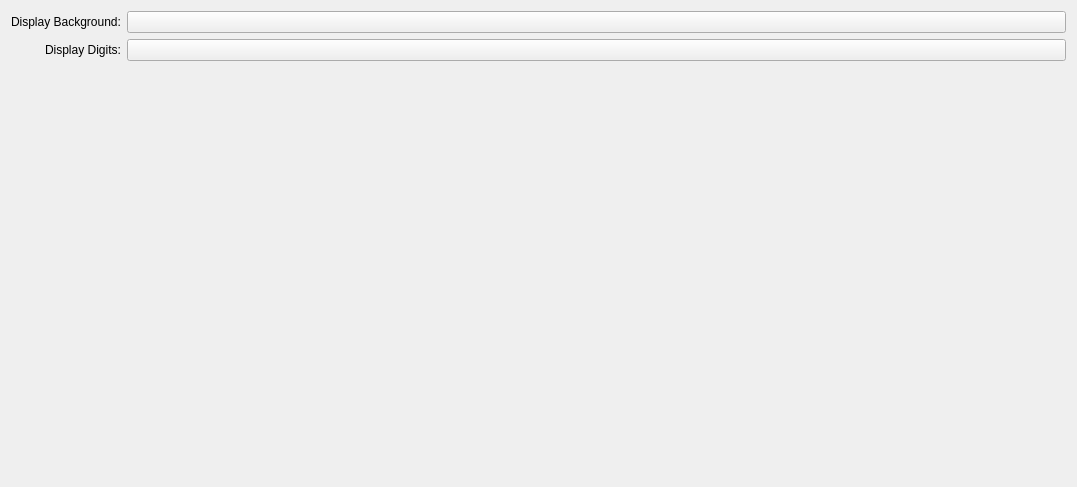
<?xml version="1.0" encoding="UTF-8"?>
<ui version="4.0">
 <class>ColorSettings</class>
 <widget class="QWidget" name="ColorSettings">
  <property name="geometry">
   <rect>
    <x>0</x>
    <y>0</y>
    <width>1077</width>
    <height>487</height>
   </rect>
  </property>
  <layout class="QFormLayout" name="formLayout">
   <property name="labelAlignment">
    <set>Qt::AlignRight|Qt::AlignTrailing|Qt::AlignVCenter</set>
   </property>
   <item row="0" column="0">
    <widget class="QLabel" name="label">
     <property name="text">
      <string>Display Background:</string>
     </property>
    </widget>
   </item>
   <item row="0" column="1">
    <widget class="KColorButton" name="kcfg_backgroundColor">
     <property name="toolTip">
      <string>Background color of the stopwatch display</string>
     </property>
    </widget>
   </item>
   <item row="1" column="0">
    <widget class="QLabel" name="label_2">
     <property name="text">
      <string>Display Digits:</string>
     </property>
    </widget>
   </item>
   <item row="1" column="1">
    <widget class="KColorButton" name="kcfg_textColor">
     <property name="toolTip">
      <string>Color of the stopwatch display digits</string>
     </property>
    </widget>
   </item>
  </layout>
 </widget>
 <customwidgets>
  <customwidget>
   <class>KColorButton</class>
   <extends>QPushButton</extends>
   <header>kcolorbutton.h</header>
  </customwidget>
 </customwidgets>
 <resources/>
 <connections/>
</ui>
